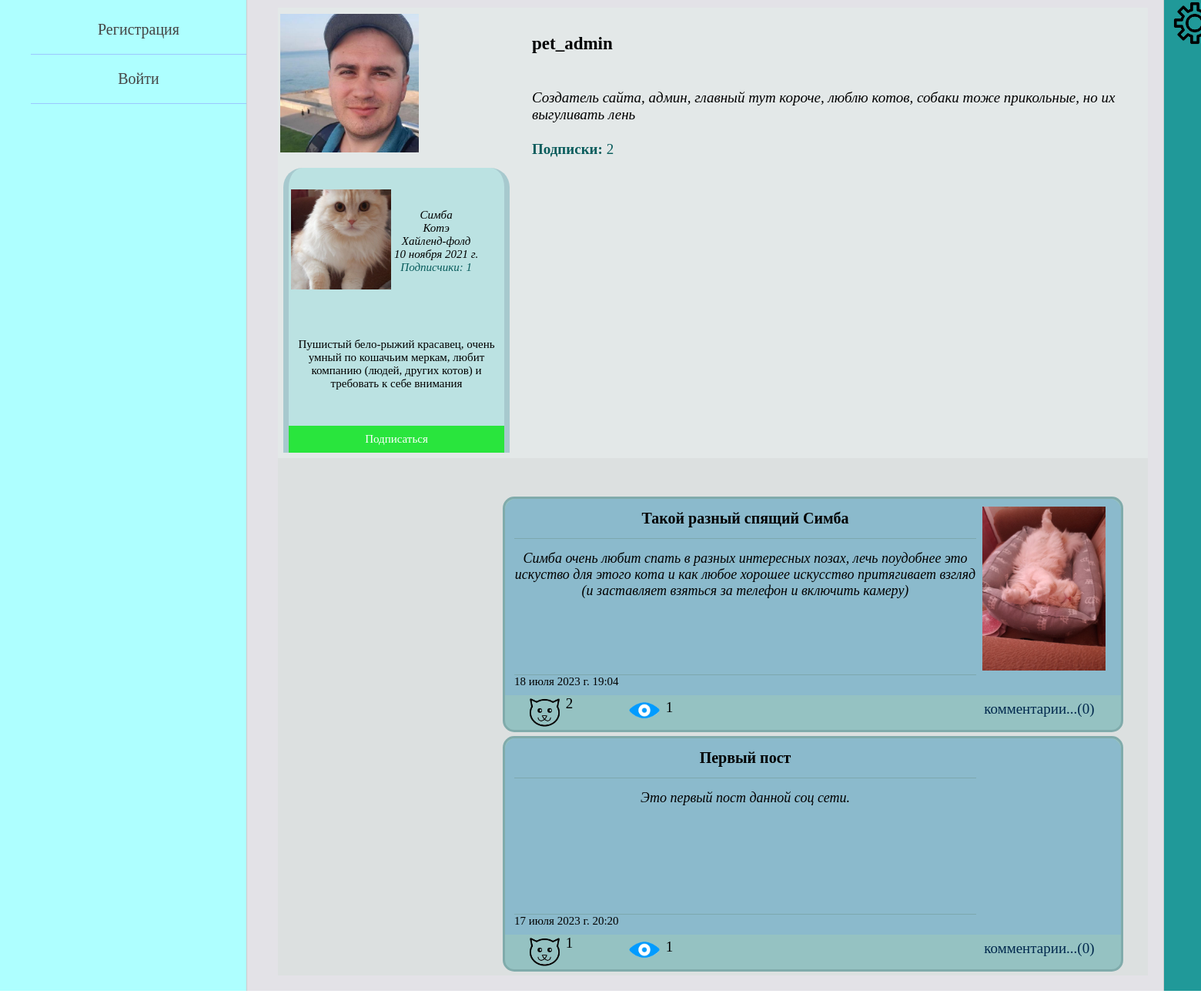
Page /profile/1/ on the committed database.
### pet_owners/models.py (models this page shows, shortened)
class Owner(AbstractUser):
    date_of_birth = models.DateField(blank=True, verbose_name='дата рождения пользователя', null=True)
    avatar = models.ImageField(upload_to="owners_photos/%Y/%m/%d/", blank=True,
                               verbose_name='фото пользователя', null=True)
    about_myself = models.TextField(max_length=520, blank=True, verbose_name='о себе', null=True)
    instagram = models.URLField(blank=True, verbose_name='инстаграм', null=True)
    vkontakte = models.URLField(blank=True, verbose_name='вконтакте', null=True)
    youtube = models.URLField(blank=True, verbose_name='ютуб', null=True)

class Animal(models.Model):
    GENDER = (
        ("male", "male"),
        ("female", "female")
    )
    name_of_animal = models.CharField(max_length=55, verbose_name='имя питомца')
    pet_owner = models.ForeignKey(settings.AUTH_USER_MODEL, on_delete=models.CASCADE, verbose_name='владелец')
    category_of_animal = models.ForeignKey(AnimalCategory, on_delete=models.PROTECT, verbose_name='вид')
    animal_breed = models.CharField(max_length=100, blank=True, verbose_name='порода питомца')
    date_of_animal_birth = models.DateField(verbose_name='дата рождения питомца')
    sex = models.CharField(max_length=6, choices=GENDER, verbose_name='пол', null=True)
    animal_photo = models.ImageField(upload_to="animals_photos/%Y/%m/%d/", verbose_name='фото питомца')
    about_pet = models.TextField(max_length=520, verbose_name='о питомце')
    def change_follower(self):
        return reverse('change_follower_for_animal', kwargs={'animal_id': self.pk})
    class Meta:
        verbose_name = 'Питомец'
        verbose_name_plural = 'Питомцы'

class AnimalCategory(models.Model):
    category = models.CharField(max_length=255, verbose_name='вид домашнего животного')
    def __str__(self):
        return self.category
    class Meta:
        verbose_name = 'Вид'
        verbose_name_plural = 'Виды'

class OwnerPost(models.Model):
    autor = models.ForeignKey(settings.AUTH_USER_MODEL, on_delete=models.CASCADE, verbose_name='автор поста')
    title = models.CharField(max_length=105, blank=True, verbose_name='заголовок')
    text_of_post = models.TextField(max_length=2000, verbose_name='текст поста')
    animals = models.ManyToManyField(Animal, related_name='posts',
                                     verbose_name='питомцы в посте')
    is_published = models.BooleanField(default=True)
    date_create = models.DateTimeField(auto_now_add=True, verbose_name='дата создания поста')
    views = models.ManyToManyField(settings.AUTH_USER_MODEL, related_name='views', verbose_name='просмотры')
    likes = models.ManyToManyField(settings.AUTH_USER_MODEL, related_name='likes', verbose_name='лайки')
    class Meta:
        verbose_name = 'Пост пользователя'
        verbose_name_plural = 'Посты пользователей'
        ordering = ['-date_create']

class PostImage(models.Model):
    img = models.ImageField(upload_to="img_of_post/%Y/%m/%d/", verbose_name='изображение')
    post = models.ForeignKey(OwnerPost, on_delete=models.CASCADE, related_name='images', verbose_name='пост')
    owner = models.ForeignKey(settings.AUTH_USER_MODEL, on_delete=models.CASCADE, verbose_name='владелец фото')

### pet_owners/views.py (the view)
# urls.py: path('profile/<int:id>/', ProfileHome.as_view(all_animals=False),
class ProfileHome(DataMixin, ListView):
    model = Owner
    template_name = 'pet_owners/profile_page.html'
    context_object_name = 'profile'
    all_animals = False
    def get_queryset(self):
        return Owner.objects.get(pk=self.kwargs['id'])
    def get_context_data(self, *, object_list=None, **kwargs):
        context = super().get_context_data(**kwargs)
        user = Owner.objects.get(pk=self.kwargs['id'])
        if self.request.user.id == self.kwargs['id']:
            context['title'] = "Мой профиль"
        else:
            context['title'] = f"Профиль {user.username}"
        left_menu = self.get_left_menu()
        context.update(left_menu)
        subs_and_animals = self.get_subscriptions_and_animals_of_owner(user)
        context.update(subs_and_animals)
        owner_posts = self.get_owner_posts(user)
        context.update(owner_posts)
        return context

### pet_owners/templatetags/pet_owners_tags.py (called while the page is built)
@register.simple_tag
def create_foll_list(animal_name, user_animals_followed):
    return user_animals_followed[animal_name]

@register.simple_tag
def get_data_for_post(post_title, post_data):
    return post_data[post_title]

@register.inclusion_tag('pet_owners/likes_and_views_for_posts.html')
def show_likes_and_views(post, post_data):
    return {"post": post, "post_data": post_data}

### pet_owners/utils.py (called while the page is built)
    def get_left_menu(self):
        context = {}
        if self.request.user.is_authenticated:
            context['left_menu'] = [
                {'title': "Мой профиль", 'url_name': ['profile_home', self.request.user.id]},
                {'title': "Мои питомцы", 'url_name': ['profile_home', self.request.user.id]},
                {'title': "Подписки", 'url_name': ['profile_home', self.request.user.id]},
                {'title': "Подписчики", 'url_name': ['profile_home', self.request.user.id]},
                {'title': "Группы", 'url_name': ['profile_home', self.request.user.id]},
            ]
        else:
            context['left_menu'] = [
                {'title': "Регистрация", 'url_name': 'register'},
                {'title': "Войти", 'url_name': 'login'},
            ]
        return context

    def get_owner_posts(self, user, all_images=False):
        context = {}
        all_posts = user.ownerpost_set.all()
        context['all_posts'] = all_posts
        data_for_post = {}
        for post in all_posts:
            if self.request.user.is_authenticated and \
                    Owner.objects.get(pk=self.request.user.id) in post.likes.all():
                is_liked = True
            else:
                is_liked = False
            if all_images:
                data_for_post[f'{post.title}'] = {
                    'img': post.images.all(),
                    'is_liked': is_liked
                }
            else:
                data_for_post[f'{post.title}'] = {
                    'img': post.images.first(),
                    'is_liked': is_liked
                }
        context['data_for_post'] = data_for_post
        return context

### pet_owners/templates/pet_owners/profile_page.html (shortened to what this page needs)
{% extends 'pet_owners/base.html' %}
{% load pet_owners_tags %}
{% block content %}
<table border=0 cellpadding="0" cellspacing="0" class="profile_table">
<tr class="user_info">
    <td>
        <table>
        <tr>
            <td class="avatar_zone">
                <img src="{{profile.avatar.url}}" width=180>
            </td>
            <td class="about_user_zone">
                <table class="about_user">
                <tr class="username"><td><p>{{profile.username}}</p></td></tr>
                <tr class="user_bio"><td><p>{{profile.about_myself}}</p></td></tr>
                <tr class="subs_of_user"><td>
                    <a href="#"><span>Подписки: </span>{{num_of_subs}}</a>
                </td></tr>
                </table>
            </td>
        </tr>
        </table>
    </td>
</tr>
<tr class="animals_info">
    <td width="1350">
        {% if num_of_animals %}
            <table cellpadding="0" cellspacing="7">
            <tr>
            {% for animal in animals %}
                {% create_foll_list animal.name_of_animal user_animals_followed as foll_list %}
                <td class="animal_cell">
                    <table cellpadding="0" cellspacing="0">
                        <tr><td>
                            <table class="avatar_and_parameters"><tr>
                                <td valign="middle" class="animal_avatar">
                                    <img src="{{animal.animal_photo.url}}" width=130>
                                </td>
                                <td valign="middle" class="animal_parameters">
                                    <div>{{animal.name_of_animal}}</div>
                                    <div>{{animal.category_of_animal}}</div>
                                    <div>{{animal.animal_breed}}</div>
                                    <div>{{animal.date_of_animal_birth}}</div>
                                    <div class="subs_of_user">
                                        <a href="#">
                                            <span>Подписчики: </span>{{foll_list.count_folls}}
                                        </a>
                                    </div>
                                </td>
                            </tr></table>
                        </td></tr>
                        <tr><td class="about_animal">
                            {{animal.about_pet|truncatewords:50}}
                        </td></tr>
                        {% if request.user.id != profile.pk and foll_list.is_followed %}
                            <tr><td>
                                <div class="unfollow_animal">
                                    <a href="{{animal.change_follower}}">Отписаться</a>
                                </div>
                            </td></tr>
                        {% elif request.user.id != profile.pk %}
                            <tr><td>
                                <div class="follow_animal">
                                    <a href="{{animal.change_follower}}">Подписаться</a>
                                </div>
                            </td></tr>
                        {% endif %}
                    </table>
                </td>
            {% endfor %}
            </tr>
            </table>
        {% endif %}
    </td>
</tr>
<tr class="news_feed">
    <td><div class="all_posts">
        {% for post in all_posts %}
            {% get_data_for_post post.title data_for_post as post_data %}
            <div class="post_cell">
                <a href="{% url 'post' post.pk %}"><div class="post_info">
                    <div class="title_and_text">
                        <div class="post_title">
                            {{post.title}}
                        </div>
                        <div class="post_text">
                            {{post.text_of_post|truncatewords:50}}
                        </div>
                        <div class="post_datetime">
                            {{post.date_create}}
                        </div>
                    </div>
                    <div class="imgs_in_post">
                        <img src="{{post_data.img.img.url}}" width=160>
                    </div>
                </div></a>
                <div class="post_parameters">
                    {% show_likes_and_views post post_data %}
                    <div class="post_comments">
                        <a href="{% url 'post' post.pk %}">комментарии...(0)</a>
                    </div>
                </div>
            </div>
        {% endfor %}
    </div></td>
</tr>
</table>
{% endblock %}

### pet_owners/templates/pet_owners/likes_and_views_for_posts.html
<div class="post_likes">
    <div class="img_like">
    <a href="{% url 'like_for_post' post.pk %}">
        {% if post_data.is_liked %}
            <img src="/static/pet_owners/images/active_like.png" width="45">
        {% else %}
            <img src="/static/pet_owners/images/like.png" width="45">
        {% endif %}
    </a>
    </div>
    <div class="like_count">{{post.likes.count}}</div>
</div>
<div class="post_views">
    <div class="img_view">
        <img src="/static/pet_owners/images/view.png" width="45">
    </div>
    <div class="view_count">{{post.views.count}}</div>
</div>

### pet_owners/static/pet_owners/css/styles.css (style rules this page uses)
html, body { font-family: 'Georgia'; margin: 0; padding: 0; height: 100%; width: 100%; color: #000000; }
.table-page tr { height: 100%; }
.profile_table { table-layout: fixed; }
.avatar_zone { width: 70px; }
.about_user { margin: 5px 0 0 140px; width: 800px; }
.about_user span { font-weight: bold; }
.username { font-size: 23px; font-weight: bold; }
.user_bio { font-style: italic; }
.subs_of_user a { color: #095c5c; text-decoration: none; }
.animals_info { text-align: center; }
.animal_cell { font-size: 15px; background: rgba(128, 217, 217, 0.4); width: 280px; border-left: 7px solid #27234621; border-right: 7px solid #27234621; border-radius: 25px 25px 0 0; }
.avatar_and_parameters { height: 160px; margin-top: 15px; text-align: center; font-style: italic; }
.animal_avatar img { object-fit: cover; height: 130px; }
.about_animal { height: 160px; }
.follow_animal { background: rgba(5, 230, 20, 0.8); text-align: center; vertical-align: middle; height: 35px; }
.follow_animal a, .unfollow_animal a { display: block; height: 100%; width: 100%; line-height: 35px; color: #ffffff; text-decoration: none; transition: all .2s linear; }
.news_feed { width: 100%; background: #dce0e0; }
.all_posts { margin: 50px 0 0 292px; text-align: center; }
.post_cell { width: 800px; height: 300px; line-width: 0px; background: #95c2c2; border-radius: 15px; margin: 5px 0 5px 0; border: 3px solid rgba(120, 161, 161, 0.7); }
.post_cell a { color: #000000; text-decoration: none; }
.post_info { width: 100%; height: 85%; background: rgba(124, 173, 217, 0.4); border-radius: 15px 15px 0 0; font-size: 0; }
.title_and_text { display: inline-block; width: 75%; height: 100%; font-size: 20px; }
.post_title { height: 20%; font-weight: bold; line-height: 50px; border-bottom: 1px solid rgba(120, 161, 161, 0.7); }
.post_text { width: 100%; height: 63%; font-size: 18px; font-style: italic; margin-top: 15px; border-bottom: 1px solid rgba(120, 161, 161, 0.7); }
.post_datetime { width: 100%; height: 10%; font-size: 15px; text-align: left; }
.imgs_in_post { display: inline-block; vertical-align: top; width: 22%; height: 100%; padding-top: 10px; text-align: center; }
.post_parameters { text-align: center; font-size: 0; }
.post_likes { display: inline-block; width: 10%; height: 100%; font-size: 0; }
.post_views { display: inline-block; width: 10%; height: 100%; vertical-align: top; margin-left: 50px; padding-top: 5px; font-size: 0; }
.img_like, .img_view { display: inline-block; width: 60%; height: 100%; }
.like_count, .view_count { display: inline-block; width: 20%; height: 100%; vertical-align: top; font-size: 19px; }
.post_comments { display: inline-block; width: 67%; height: 100%; vertical-align: top; font-size: 19px; text-align: right; padding: 7px 15px 0 0; }
.post_comments a { color: #00284d; text-decoration: none; }

### rows in the picture
Owner: avatar (picture), username "pet_admin", about_myself "Создатель сайта, админ, главный тут короче, люблю котов, собаки тоже прикольные, но их выгуливать лень"
Animal: animal_photo (picture), name_of_animal "Симба", category_of_animal "Котэ", animal_breed "Хайленд-фолд", date_of_animal_birth "10 ноября 2021 г.", count_folls "1", about_pet "Пушистый бело-рыжий красавец, очень умный по кошачьим меркам, любит компанию (людей, других котов) и требовать к себе внимания"
OwnerPost: title "Такой разный спящий Симба", text_of_post "Симба очень любит спать в разных интересных позах, лечь поудобнее это искуство для этого кота и как любое хорошее искусство притягивает взгляд (и заставляет взяться за телефон и включить камеру)", date_create "18 июля 2023 г. 19:04", img.img (picture), likes.count "2", views.count "1"
OwnerPost: title "Первый пост", text_of_post "Это первый пост данной соц сети.", date_create "17 июля 2023 г. 20:20", likes.count "1", views.count "1"

### other values in the picture
{{ el_menu.title }} "Регистрация" "Войти"
{{ num_of_subs }} "2"
